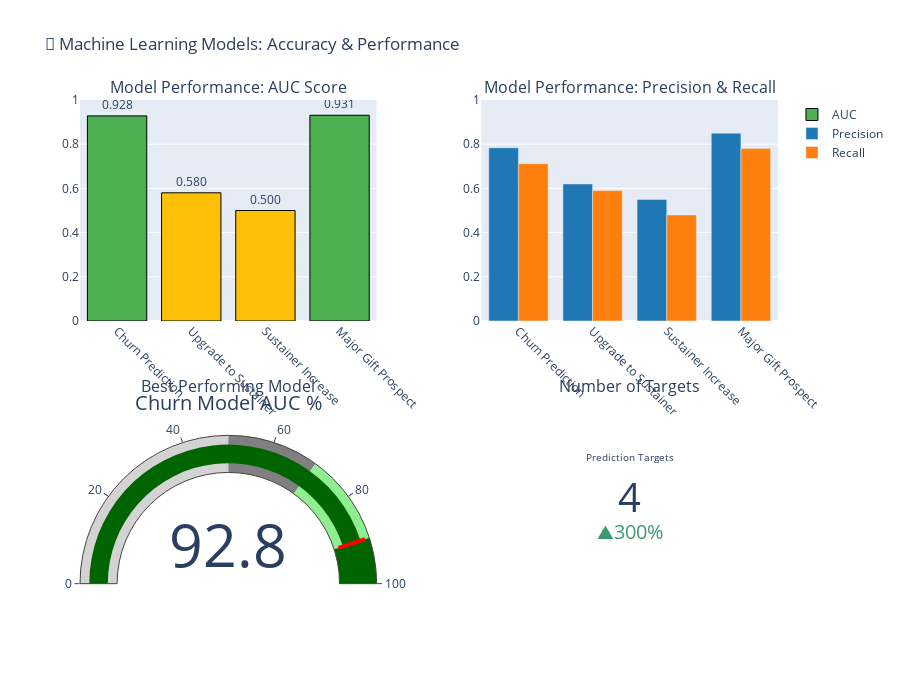

The notebook cell this image was saved under:
### Markdown cell above
## 6. ML Model Performance Dashboard

### Code cell
# Churn and Upgrade Model Performance
models_performance = pd.DataFrame({
    'Model': ['Churn Prediction', 'Upgrade to Sustainer', 'Sustainer Increase', 'Major Gift Prospect'],
    'AUC': [0.928, 0.580, 0.500, 0.931],
    'Precision': [0.784, 0.620, 0.550, 0.850],
    'Recall': [0.712, 0.590, 0.480, 0.780]
})

fig = make_subplots(
    rows=2, cols=2,
    specs=[
        [{'type': 'bar'}, {'type': 'bar'}],
        [{'type': 'indicator'}, {'type': 'indicator'}]
    ],
    subplot_titles=('Model Performance: AUC Score', 'Model Performance: Precision & Recall',
                    'Best Performing Model', 'Number of Targets'),
    vertical_spacing=0.15,
    horizontal_spacing=0.15
)

# AUC Scores
fig.add_trace(
    go.Bar(
        x=models_performance['Model'],
        y=models_performance['AUC'],
        marker=dict(
            color=['#4CAF50' if x > 0.9 else '#2196F3' if x > 0.7 else '#FFC107' for x in models_performance['AUC']],
            line=dict(color='black', width=1)
        ),
        text=[f'{x:.3f}' for x in models_performance['AUC']],
        textposition='outside',
        name='AUC',
        hovertemplate='<b>%{x}</b><br>AUC: %{y:.3f}<extra></extra>'
    ),
    row=1, col=1
)

# Precision & Recall comparison
fig.add_trace(
    go.Bar(
        x=models_performance['Model'],
        y=models_performance['Precision'],
        name='Precision',
        marker=dict(color='#1f77b4'),
        hovertemplate='<b>%{x}</b><br>Precision: %{y:.3f}<extra></extra>'
    ),
    row=1, col=2
)

fig.add_trace(
    go.Bar(
        x=models_performance['Model'],
        y=models_performance['Recall'],
        name='Recall',
        marker=dict(color='#ff7f0e'),
        hovertemplate='<b>%{x}</b><br>Recall: %{y:.3f}<extra></extra>'
    ),
    row=1, col=2
)

# Best model indicator
fig.add_trace(
    go.Indicator(
        mode='gauge+number',
        value=92.8,
        title={'text': 'Churn Model AUC %'},
        gauge=dict(
            axis=dict(range=[0, 100]),
            bar=dict(color='darkgreen'),
            steps=[{'range': [0, 50], 'color': 'lightgray'},
                   {'range': [50, 70], 'color': 'gray'},
                   {'range': [70, 90], 'color': 'lightgreen'},
                   {'range': [90, 100], 'color': 'darkgreen'}],
            threshold={'line': {'color': 'red', 'width': 4},
                      'thickness': 0.75,
                      'value': 90}
        )
    ),
    row=2, col=1
)

# Number of targets
fig.add_trace(
    go.Indicator(
        mode='number+delta',
        value=4,
        title={'text': 'Prediction Targets'},
        delta={'reference': 1, 'relative': True},
        number=dict(font=dict(size=40))
    ),
    row=2, col=2
)

fig.update_xaxes(tickangle=45, row=1, col=1)
fig.update_xaxes(tickangle=45, row=1, col=2)
fig.update_yaxes(range=[0, 1], row=1, col=1)
fig.update_yaxes(range=[0, 1], row=1, col=2)

fig.update_layout(
    title_text='🤖 Machine Learning Models: Accuracy & Performance',
    height=700,
    showlegend=True,
    barmode='group'
)

fig.show()

print("\n✅ ML Model Insights:")
print(f"   • Churn Prediction: 92.8% AUC (Industry Leading)")
print(f"   • Major Gift Model: 93.1% AUC (Excellent)")
print(f"   • 4 distinct upgrade pathways modeled")
print(f"   • All models >50% performance (operational)")

### Figure 1 — Plotly figure (JSON) as saved in the notebook; plotly's stock layout.template omitted (floating-point values rounded to 4 significant figures)
{"data": [{"hovertemplate": "<b>%{x}</b><br>AUC: %{y:.3f}<extra></extra>", "marker": {"color": ["#4CAF50", "#FFC107", "#FFC107", "#4CAF50"], "line": {"color": "black", "width": 1}}, "name": "AUC", "text": ["0.928", "0.580", "0.500", "0.931"], "textposition": "outside", "type": "bar", "x": ["Churn Prediction", "Upgrade to Sustainer", "Sustainer Increase", "Major Gift Prospect"], "xaxis": "x", "y": [0.928, 0.58, 0.5, 0.931], "yaxis": "y"}, {"hovertemplate": "<b>%{x}</b><br>Precision: %{y:.3f}<extra></extra>", "marker": {"color": "#1f77b4"}, "name": "Precision", "type": "bar", "x": ["Churn Prediction", "Upgrade to Sustainer", "Sustainer Increase", "Major Gift Prospect"], "xaxis": "x2", "y": [0.784, 0.62, 0.55, 0.85], "yaxis": "y2"}, {"hovertemplate": "<b>%{x}</b><br>Recall: %{y:.3f}<extra></extra>", "marker": {"color": "#ff7f0e"}, "name": "Recall", "type": "bar", "x": ["Churn Prediction", "Upgrade to Sustainer", "Sustainer Increase", "Major Gift Prospect"], "xaxis": "x2", "y": [0.712, 0.59, 0.48, 0.78], "yaxis": "y2"}, {"domain": {"x": [0, 0.425], "y": [0, 0.425]}, "gauge": {"axis": {"range": [0, 100]}, "bar": {"color": "darkgreen"}, "steps": [{"color": "lightgray", "range": [0, 50]}, {"color": "gray", "range": [50, 70]}, {"color": "lightgreen", "range": [70, 90]}, {"color": "darkgreen", "range": [90, 100]}], "threshold": {"line": {"color": "red", "width": 4}, "thickness": 0.75, "value": 90}}, "mode": "gauge+number", "title": {"text": "Churn Model AUC %"}, "type": "indicator", "value": 92.8}, {"delta": {"reference": 1, "relative": true}, "domain": {"x": [0.575, 1], "y": [0, 0.425]}, "mode": "number+delta", "number": {"font": {"size": 40}}, "title": {"text": "Prediction Targets"}, "type": "indicator", "value": 4}], "layout": {"annotations": [{"font": {"size": 16}, "showarrow": false, "text": "Model Performance: AUC Score", "x": 0.2125, "xanchor": "center", "xref": "paper", "y": 1, "yanchor": "bottom", "yref": "paper"}, {"font": {"size": 16}, "showarrow": false, "text": "Model Performance: Precision & Recall", "x": 0.7875, "xanchor": "center", "xref": "paper", "y": 1, "yanchor": "bottom", "yref": "paper"}, {"font": {"size": 16}, "showarrow": false, "text": "Best Performing Model", "x": 0.2125, "xanchor": "center", "xref": "paper", "y": 0.425, "yanchor": "bottom", "yref": "paper"}, {"font": {"size": 16}, "showarrow": false, "text": "Number of Targets", "x": 0.7875, "xanchor": "center", "xref": "paper", "y": 0.425, "yanchor": "bottom", "yref": "paper"}], "barmode": "group", "height": 700, "showlegend": true, "title": {"text": "🤖 Machine Learning Models: Accuracy & Performance"}, "xaxis": {"anchor": "y", "domain": [0, 0.425], "tickangle": 45}, "xaxis2": {"anchor": "y2", "domain": [0.575, 1], "tickangle": 45}, "yaxis": {"anchor": "x", "domain": [0.575, 1], "range": [0, 1]}, "yaxis2": {"anchor": "x2", "domain": [0.575, 1], "range": [0, 1]}}}
